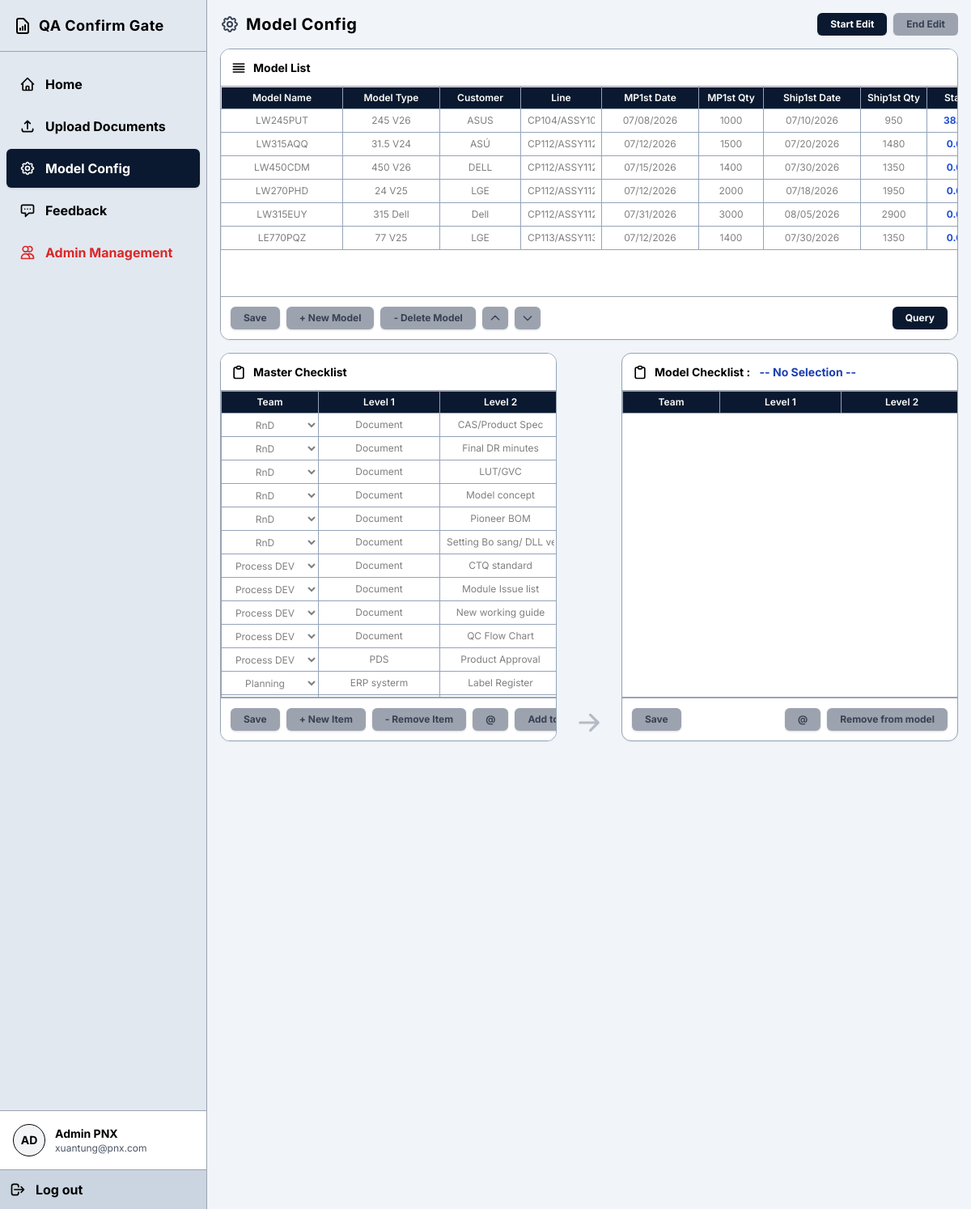
/setting (signed in), run on an earlier commit of the app's database.
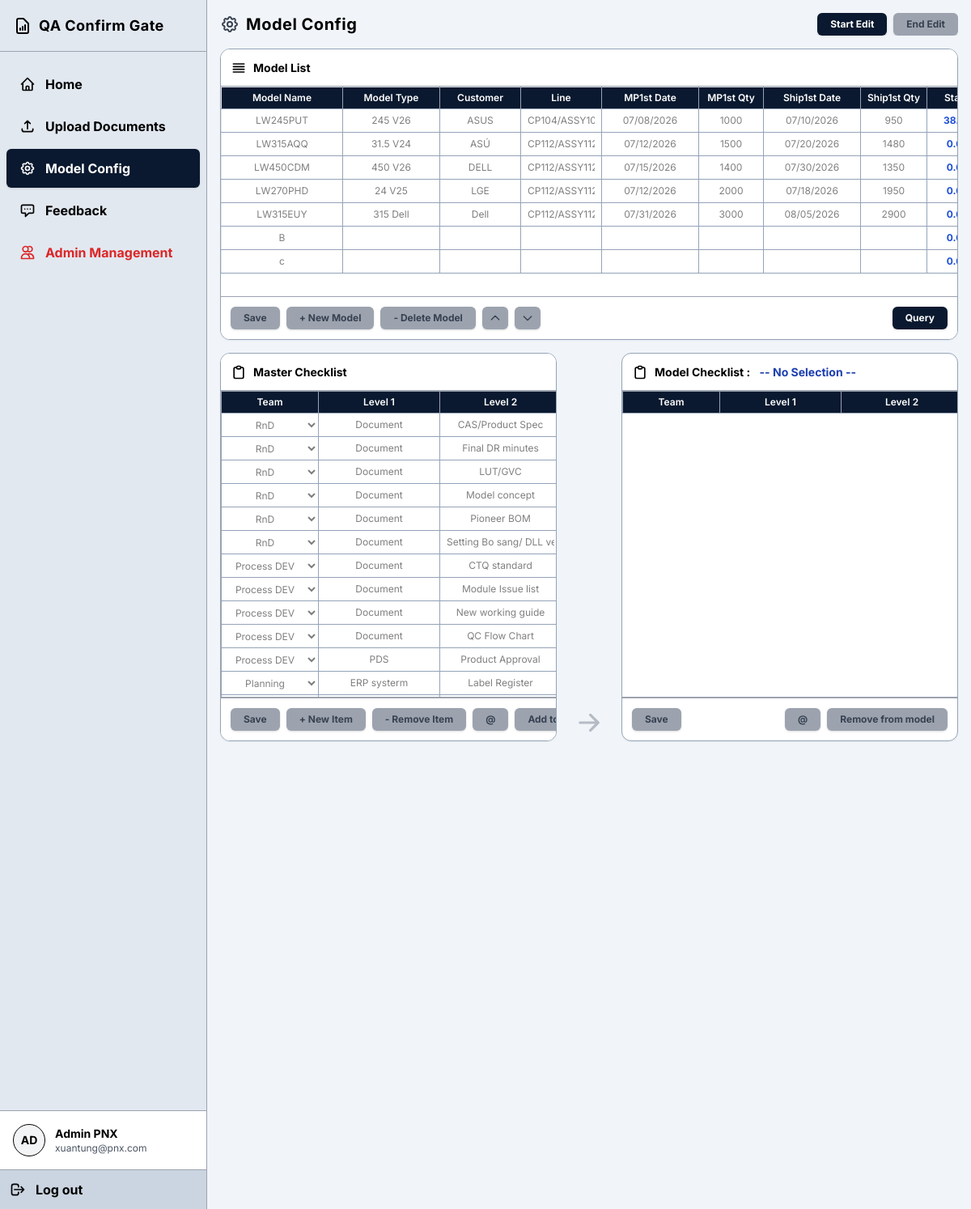
And on a later commit of the database.
### tables this page shows
CREATE TABLE models (
            id INTEGER PRIMARY KEY AUTOINCREMENT,
            name TEXT UNIQUE,
            status TEXT,
            created_at TIMESTAMP DEFAULT CURRENT_TIMESTAMP
        , model_type TEXT, customer TEXT, mp1st_date TEXT, mp1st_qty INTEGER, ship1st_date TEXT, ship1st_qty INTEGER, activate TEXT, sort_order INTEGER DEFAULT 0, line TEXT);

CREATE TABLE master_checklist (
            id INTEGER PRIMARY KEY AUTOINCREMENT,
            team TEXT,
            level_1 TEXT,
            level_2 TEXT
        );

CREATE TABLE teams (
            id INTEGER PRIMARY KEY AUTOINCREMENT,
            name TEXT UNIQUE,
            active TEXT DEFAULT 'Yes'
        );

### source/backend/routers/model_config.py (the view)
@router.get("/setting")
async def get_setting(request: Request):
    user = get_current_user(request)
    if not user:
        return RedirectResponse(url="/login", status_code=status.HTTP_302_FOUND)
    conn = get_db()
    cursor = conn.cursor()
    can_edit = (user["access_role"] == "Admin" or user["team"] == "Process DEV")
    locked_by = ""
    locked_at = 0
    if can_edit:
        cursor.execute("SELECT config_updated_at, last_updated_by FROM app_config WHERE id = 1")
        row = cursor.fetchone()
        current_time = int(time.time())
        if row and row['last_updated_by'] and current_time - (row['config_updated_at'] or 0) < 600:
            locked_by = row['last_updated_by']
            locked_at = row['config_updated_at']
    cursor.execute("SELECT * FROM models ORDER BY sort_order ASC, id ASC")
    models = [dict(m) for m in cursor.fetchall()]
    stats = get_model_statuses(cursor)
    for m in models:
        m['status_percent'] = stats.get(m['id'], "0.0%")
    cursor.execute("""
        SELECT m.*
        FROM master_checklist m
        LEFT JOIN teams t ON m.team = t.name
        ORDER BY t.id ASC, m.level_1 ASC, m.level_2 ASC, m.id ASC
    """)
    master_checklist = [dict(m) for m in cursor.fetchall()]
    cursor.execute("SELECT * FROM teams")
    teams = [dict(t) for t in cursor.fetchall()]
    conn.close()
    return templates.TemplateResponse(request=request, name="model_config.html", context={
        "current_user": dict(user),
        "models": models,
        "master_checklist": master_checklist,
        "teams": teams,
        "locked_by": locked_by,
        "locked_at": locked_at,
        "server_time": int(time.time()),
        "can_edit_backend": can_edit
    })

### source/frontend/templates/model_config.html (shortened to what the changed rows need)
<!DOCTYPE html>
<html lang="en">
<head>
    <script src="https://cdn.tailwindcss.com"></script>
    <link rel="stylesheet" href="/static/style.css">
</head>
<body class="h-screen overflow-hidden flex flex-col">
    <div class="flex flex-1 overflow-hidden relative">
        <main class="flex-1 overflow-y-auto p-4 pb-36 flex flex-col gap-4 scrollbar-custom min-h-0">
            {% set is_my_lock = (locked_by == current_user.fullname) %}
            {% set can_edit = is_my_lock %}
            <div class="border-box h-[360px] min-h-[360px] shrink-0 relative flex flex-col">
                <div class="overflow-auto flex-1 relative bg-white min-h-0">
                    <table class="text-center resizable" id="model-table">
                        <thead>
                            <tr>
                                <th class="sticky-header py-1 px-2 min-w-[150px] border-t-0 border-l-0">Model Name</th>
                                <th class="sticky-header py-1 px-2 min-w-[120px] border-t-0">Model Type</th>
                                <th class="sticky-header py-1 px-2 min-w-[100px] border-t-0">Customer</th>
                                <th class="sticky-header py-1 px-2 min-w-[100px] border-t-0">Line</th>
                                <th class="sticky-header py-1 px-2 min-w-[120px] border-t-0">MP1st Date</th>
                                <th class="sticky-header py-1 px-2 min-w-[80px] border-t-0">MP1st Qty</th>
                                <th class="sticky-header py-1 px-2 min-w-[120px] border-t-0">Ship1st Date</th>
                                <th class="sticky-header py-1 px-2 min-w-[80px] border-t-0">Ship1st Qty</th>
                                <th class="sticky-header py-1 px-2 min-w-[80px] border-t-0">Status</th>
                            </tr>
                        </thead>
                        <tbody>
                            {% for model in models %}
                            <tr data-id="{{ model.id }}" class="hover:bg-gray-100 model-row">
                                <td class="p-0 border-l-0"><input type="text" class="excel-input text-center model-input" data-field="name" value="{{ model.name or '' }}" {% if not can_edit %}readonly{% endif %}></td>
                                <td class="p-0"><input type="text" class="excel-input text-center model-input" data-field="model_type" value="{{ model.model_type or '' }}" {% if not can_edit %}readonly{% endif %}></td>
                                <td class="p-0"><input type="text" class="excel-input text-center model-input" data-field="customer" value="{{ model.customer or '' }}" {% if not can_edit %}readonly{% endif %}></td>
                                <td class="p-0"><input type="text" class="excel-input text-center model-input" data-field="line" value="{{ model.line or '' }}" {% if not can_edit %}readonly{% endif %}></td>
                                <td class="p-0"><input type="text" class="excel-input text-center model-input" data-field="mp1st_date" value="{{ model.mp1st_date or '' }}" {% if not can_edit %}readonly{% endif %}></td>
                                <td class="p-0"><input type="text" class="excel-input text-center model-input" data-field="mp1st_qty" value="{{ model.mp1st_qty or '' }}" {% if not can_edit %}readonly{% endif %}></td>
                                <td class="p-0"><input type="text" class="excel-input text-center model-input" data-field="ship1st_date" value="{{ model.ship1st_date or '' }}" {% if not can_edit %}readonly{% endif %}></td>
                                <td class="p-0"><input type="text" class="excel-input text-center model-input" data-field="ship1st_qty" value="{{ model.ship1st_qty or '' }}" {% if not can_edit %}readonly{% endif %}></td>
                                <td class="p-0"><input type="text" class="excel-input text-center text-blue-700 font-bold" value="{{ model.status_percent }}" readonly></td>
                            </tr>
                            {% endfor %}
                        </tbody>
                    </table>
                </div>
            </div>
            <div class="flex-1 flex max-lg:flex-col gap-6 max-lg:gap-4 shrink-0 lg:h-[480px] relative">
                <div class="flex-1 border-box h-[480px] min-h-[480px] shrink-0 relative flex flex-col">
                    <div class="overflow-auto flex-1 relative bg-white border-b border-gray-400 min-h-0">
                        <table class="text-center resizable" id="master-table">
                            <thead>
                                <tr>
                                    <th class="sticky-header py-1 px-2 min-w-[120px] border-t-0 border-l-0">Team</th>
                                    <th class="sticky-header py-1 px-2 min-w-[150px] border-t-0">Level 1</th>
                                    <th class="sticky-header py-1 px-2 min-w-[150px] border-t-0">Level 2</th>
                                </tr>
                            </thead>
                            <tbody>
                                {% for item in master_checklist %}
                                <tr data-id="{{ item.id }}" class="hover:bg-gray-100 master-row">
                                    <td class="p-0 border-l-0">
                                        <select class="excel-input text-center master-input" data-field="team" {% if not can_edit %}disabled{% endif %}>
                                            {% for t in teams %}
                                            <option value="{{ t.name }}" {% if item.team == t.name %}selected{% endif %}>{{ t.name }}</option>
                                            {% endfor %}
                                        </select>
                                    </td>
                                    <td class="p-0"><input type="text" class="excel-input text-center master-input" data-field="level_1" value="{{ item.level_1 or '' }}" {% if not can_edit %}readonly{% endif %}></td>
                                    <td class="p-0"><input type="text" class="excel-input text-center master-input" data-field="level_2" value="{{ item.level_2 or '' }}" {% if not can_edit %}readonly{% endif %}></td>
                                </tr>
                                {% endfor %}
                            </tbody>
                        </table>
                    </div>
                </div>
                <div class="flex-1 border-box h-[480px] min-h-[480px] shrink-0 relative flex flex-col">
                    <div class="overflow-auto flex-1 relative bg-white border-b border-gray-400">
                        <table class="text-center resizable" id="model-checklist-table">
                            <thead>
                                <tr>
                                    <th class="sticky-header py-1 px-2 min-w-[120px] border-t-0 border-l-0">Team</th>
                                    <th class="sticky-header py-1 px-2 min-w-[150px] border-t-0">Level 1</th>
                                    <th class="sticky-header py-1 px-2 min-w-[150px] border-t-0">Level 2</th>
                                </tr>
                            </thead>
                        </table>
                    </div>
                </div>
            </div>
        </main>
    </div>
</body>
</html>

What changed in the data, as far as the page shows it:
removed models: name "LE770PQZ", model_type "77 V25", customer "LGE", line "CP113/ASSY113", mp1st_date "07/12/2026", mp1st_qty "1400", ship1st_date "07/30/2026", ship1st_qty "1350", status_percent "0.0%"
added models: name "B", status_percent "0.0%"
added models: name "c", status_percent "0.0%"
